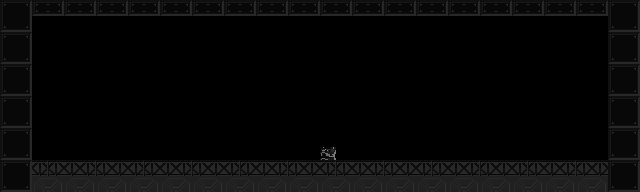

The image is a tile-based game level rendered from a .tmx file. Its description and source (layers, tilesets, objects; grid data summarised) follow:
An orthogonal 40x12 tile map with 16x16 px tiles, 1 tile layer (Main) and 1 object (actor).

<map version="1.2" tiledversion="1.2.4" orientation="orthogonal" renderorder="right-down" width="40" height="12" tilewidth="16" tileheight="16" infinite="0" nextlayerid="3" nextobjectid="25">
 <tileset firstgid="1" name="prtsilver" tilewidth="16" tileheight="16" tilecount="256" columns="16">
  <properties>
   <property name="indexed" type="bool" value="true" />
  </properties>
  <image source="../image/prtsilver.png" width="256" height="256" />
 </tileset>
 <layer id="1" name="Main" width="40" height="12">
  <properties>
   <property name="collide" type="bool" value="true" />
  </properties>
  <data>[480 cells, 157 non-empty, 12 distinct tile ids]</data>
 </layer>
 <objectgroup draworder="index" id="2" name="Actor">
  <object id="13" name="door" type="actor" x="48" y="144" width="16" height="16">
   <properties>
    <property name="dir" type="int" value="0" />
    <property name="eve" value="door_to_practice" />
    <property name="flags" value="0x4" />
    <property name="id" type="int" value="100" />
    <property name="spawn" type="int" value="0" />
   </properties>
  </object>
 </objectgroup>
</map>
